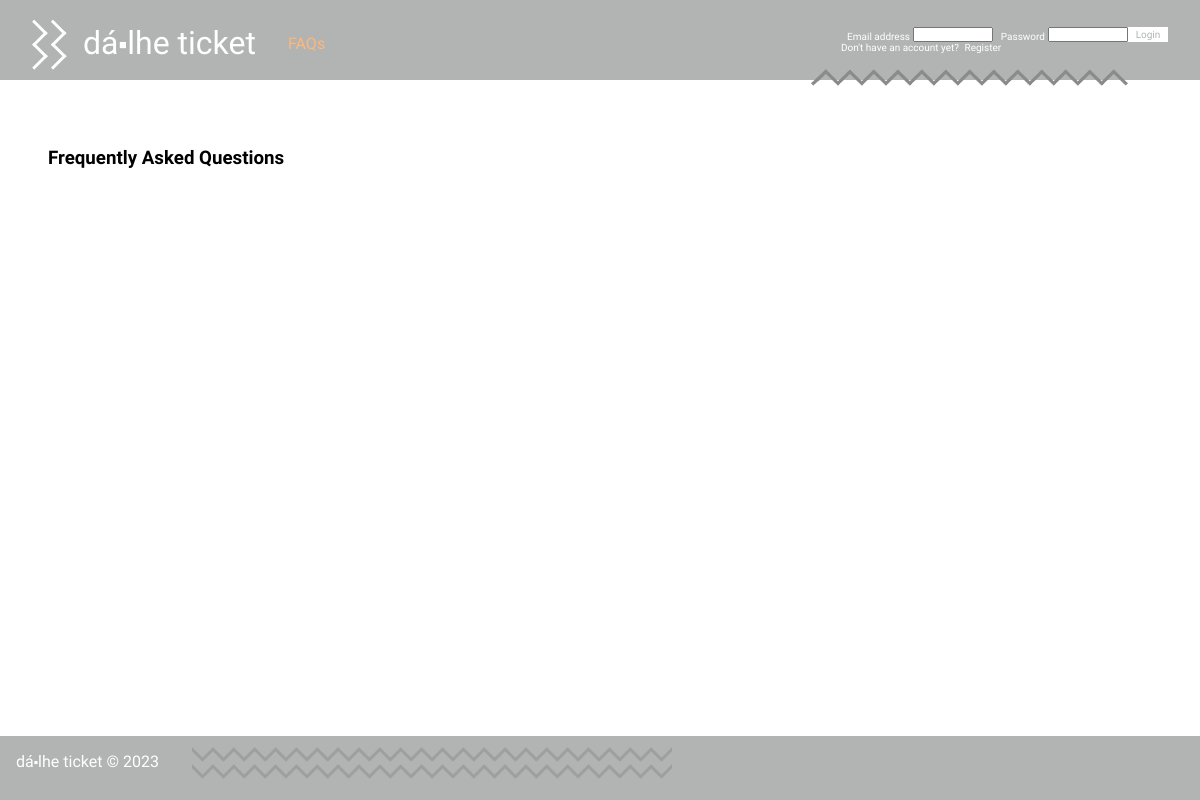
The page /project/pages/faqs.php on the database as committed earlier.
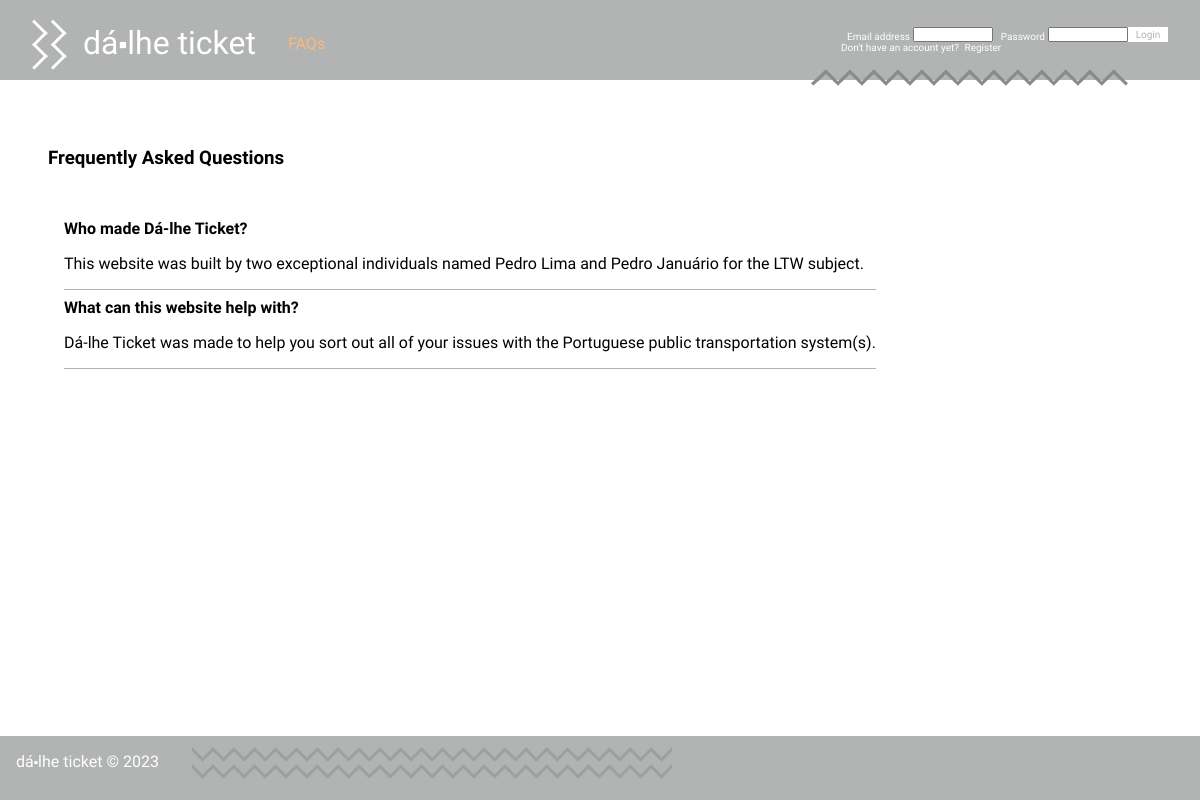
The same page on the database as committed later.
### tables this page shows
CREATE TABLE FAQ(
   id integer primary key autoincrement,
   question text not null,
   answer text not null
);

### project/pages/faqs.php (called while the page is built, shortened)
<?php
    $db = getDatabaseConnection();
    require_once(__DIR__ . '/../../database/faq.class.php');
    require_once(__DIR__ . '/../templates/common.tpl.php');
    require_once(__DIR__ . '/../templates/faqs.tpl.php');
    drawHeader();
    drawFAQs($db);
    drawFooter();
?>

### project/utils/session.php (called while the page is built, shortened)
<?php
  function generate_random_token() {
    return bin2hex(openssl_random_pseudo_bytes(32));
  }
  class Session {
    public function isLoggedIn() : bool {
      return isset($_SESSION['id']);
    }
  }
?>

### database/faq.class.php (called while the page is built, shortened)
<?php
class FAQ {
    public function __construct(int $id, string $question, string $answer) {
        $this->question = $question;
        $this->answer = $answer;
    }
    static public function getAllFAQs(PDO $db) : array {
        $stmt = $db->prepare('SELECT * from FAQ');
        $stmt->execute();
        $faqs = array();
        while($faq = $stmt->fetch()) {
            $faqs[] = new FAQ(
                intval($faq['id']),
                $faq['question'],
                $faq['answer']
            );
        }
        return $faqs;
    }
}
?>

### project/templates/faqs.tpl.php (the view, shortened to what this page needs)
<?php
    require_once(__DIR__ . '/../../database/faq.class.php');
    require_once(__DIR__ . '/../utils/session.php');
    function drawSubmitFAQ() {?>
<?php }
    function drawFAQs(PDO $db) { global $session;?>
    <h3>Frequently Asked Questions</h3>
        <div class="faq_group">
            <?php
            foreach (FAQ::getAllFAQs($db) as $faq) {?>
            <article class="faq">
                <div class="faq_question"><?= $faq->question ?></div>
                <p class="faq_answer"><?= $faq->answer ?></p>
            </article>
            <?php }?>
        </div>
<?php }
?>

### project/templates/common.tpl.php (shortened to what this page needs)
<?php
  $name = 'Dá⬝lhe Ticket';
  require_once(__DIR__ . '/../utils/session.php');
  $session = new Session();
?>
<?php function drawHeader(bool $is_index = false) {
  global $session; ?>
<!DOCTYPE html>
<html lang="en-US">
  <head>
    <?php if($is_index){ ?>
      <link rel="stylesheet" href="../css/index.css">
      <link rel="stylesheet" href="../css/animation.css">
      <script src="../js/animation.js" defer></script>
    <?php } else { ?>
      <link rel="stylesheet" href="../css/style.css">
      <link rel="stylesheet" href="../css/header.css">
    <?php } ?>
  </head>
  <body>
    <header>
      <h1 class="hidden"><a href="/"><?php global $name; echo $name; ?></a></h1>
      <section class="header_options hidden">
        <a href="../pages/faqs.php" class="faqs">FAQs</a>
      </section>
      <section class="header_login hidden">
        <?php
          if ($session->isLoggedIn()) {
            drawLogoutForm($session);
          } else {
            drawLoginForm($session);
          } ?>
      </section>
      <img src="../img/riscas4.png" class="riscas_header">
    </header>
    <main>
<?php } ?>
<?php function drawFooter() { ?>
    </main>
    <footer class="hidden">
      <?php global $name; echo $name; ?> &copy; 2023
      <img src="../img/riscas2.png" class="riscas_footer">
    </footer>
  </body>
</html>
<?php } ?>
<?php function drawLoginForm(Session $session) { ?>
  <section class="login hidden">
    <form action="../actions/action_login.php" method="post" class="login_form">
      <label for="email">Email address</label>
      <input type="email" name="email" id="email">
      <label for="password">Password</label>
      <input type="password" name="password" id="password">
      <button type="submit">Login</button>
    </form>
    <p> Don't have an account yet? </p>
    <a href="../pages/register.php">Register</a>
  </section>
<?php } ?>

### project/css/style.css (style rules this page uses)
body { font-family: 'Allerta Stencil', sans-serif; margin: 0; padding: 0; display: grid; grid-template-columns: auto; grid-template-rows: 5em auto 4em; grid-template-areas: "header" "main" "footer"; min-height: 100vh; background-color: #b2b3b3; }
header:first-of-type { grid-area: header; }
footer:last-of-type { max-height: 5em; color: #ffffff; background-color: #b2b3b3; grid-area: footer; padding: 1em; }
main { font-family: 'Fira Sans', sans-serif; display: grid; justify-content: start; align-content: start; grid-area: main; background-color: #ffffff; padding: 3em; }
footer * { display: block; }
footer { text-transform: lowercase; }
form * { display: block; }
a { text-decoration: none; color: orange; }
button { background-color: #b2b3b3; color: #ffffff; border: none; border-radius: 0.5em; padding: 0.5em; font-size: 1em; font-weight: 100; cursor: pointer; margin: 1em 0; }
.faq_group { margin-top: 1em; width: auto; padding: 1em; }
.faq { border-bottom: solid #b2b3b3 1px; margin-bottom: 0.5em; }
p { overflow-wrap: break-word; }
.faq_question { font-weight: bold; }
.riscas_footer { position: relative; bottom: 1.5em; left: 11em; z-index: 100000; }
img.riscas_footer { height: 2em; width: 40vw; object-fit: cover; }

### project/css/header.css (style rules this page uses)
header:first-of-type { display: grid; place-items: center; justify-items: center; align-items: center; background-color: #b2b3b3; color: #ffffff; grid-template-columns: 18rem auto 5rem; grid-template-rows: auto; grid-template-areas: "logo options login"; }
header:first-of-type * { padding: 0; margin: 0; }
header:first-of-type a { text-decoration: none; color: #ffffff; padding: 0; margin: 0; }
header:first-of-type h1 { grid-area: logo; text-transform: lowercase; padding-bottom: 1rem; font-weight: 100; }
header:first-of-type h1 a { margin-left: 1rem; margin-bottom: 10rem; }
header:first-of-type h1:before { content: url("../img/riscas.png"); position:relative; z-index:100000; top:0.5em; }
header:first-of-type .header_options { grid-area: options; justify-self: start; align-self: center; padding-top: 0.4rem; color: #ef7f1a; }
header:first-of-type .header_options a { color: #fdb87b; }
header:first-of-type .header_login { grid-area: login; display: grid; justify-self: end; align-self: center; padding-right: 2em; }
header:first-of-type .login { font-size: x-small; }
header:first-of-type .login form { display: grid; grid-template-columns:7.5em 8em 5.5em 8em 4em; grid-template-rows: 1.5em auto; grid-template-areas: "username_label username_input password_label password_input submit" "register register register register register"; justify-items: end; align-items: end; }
header:first-of-type .login * { display: inline-block; margin: 0; padding: 0; }
header:first-of-type .login input { justify-self: stretch; align-self: stretch; font-size: x-small; }
header:first-of-type .login label { padding-right: 0.3em; }
header:first-of-type .login label:nth-of-type(1) { grid-area: username_label; }
header:first-of-type .login input:nth-of-type(1) { grid-area: username_input; }
header:first-of-type .login label:nth-of-type(2) { grid-area: password_label; }
header:first-of-type .login input:nth-of-type(2) { grid-area: password_input; }
header:first-of-type .login button { grid-area: submit; justify-self: stretch; align-self: stretch; font-size: x-small; }
header:first-of-type .login a, header:first-of-type .login p { grid-area: register; padding-left: 0.3em; }
header:first-of-type button { background-color: #ffffff; color: #b2b3b3; padding: 0.2em; margin: 0.2em 0; border-radius: 0; font-family: 'Allerta Stencil', sans-serif; transition: color, 0.5s; }
header:first-of-type .riscas_header { position: absolute; top: 4.25em; right: 6vw; }
header:first-of-type img.riscas_header { width: 20em; }

Rows that differ between the two databases and show on the page:
added faq: question "Who made Dá-lhe Ticket?", answer "This website was built by two exceptional individuals named Pedro Lima and Pedro Januário for the LTW subject."
added faq: question "What can this website help with?", answer "Dá-lhe Ticket was made to help you sort out all of your issues with the Portuguese public transportation system(s)."
